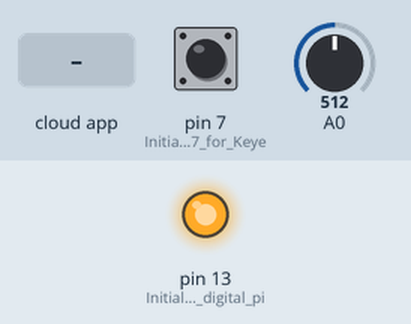
Simulated run of this sketch. Board: Arduino Uno, built with avr-gcc and run on an emulated ATmega328P. Shown: output pins drawn as LEDs (lit = HIGH). The inputs (shaded band) are chosen by the test bench; at power-on: pin 7 (Initialize_pin_7_for_Keye) HIGH, A0 = 512. The ROS host is connected and sends only what is stated.

Above: at 1.2 s.
1.3 s: the phone or cloud app sets beltCommand to 1
At 2.0 s:
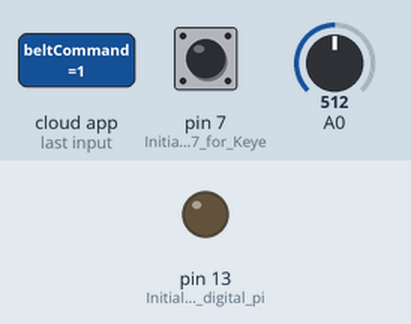
2.8 s: the phone or cloud app sets beltCommand to 0
At 3.4 s:
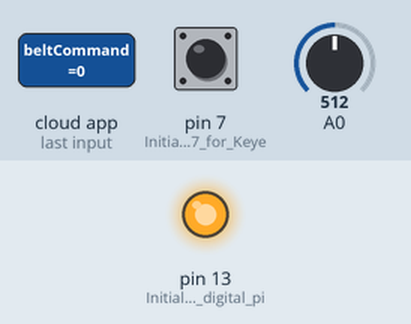
Timing chart, 0 to 5.8 s (numbered marks = the images above; inputs shaded):
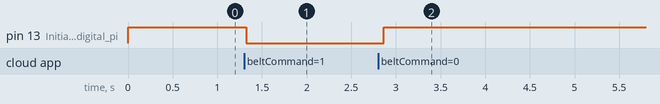

The sketch:

conveyor_control.ino
```cpp
/*******************************************************************************\
| Creator: Johnel De Guzman                             Date Created: 4/19/2025 |
|                                                                               |
| Description:  Arduino script to subscribe to ROS topic for workstation        |
|               commands specifying the conveyor belt to be turned ON or OFF.   |
|               Subsquently, the status of the output pin signalling the relay  |
|               is published for confirmation that the command was carried out. |
|                                                                               |
\******************************************************************************/

// History:

// 04/26/2025 - Added Publishing functionality for Keyes IR Obstacle sensor &
//		  the Sharp distance sensor.
// 04/27/2025 - Revised Keyes sensor for converting default output to boolean
//      for publishing to ROStopic.


// NOTES:
// 1. Need rosserial, rosserial-arduino, rosserial-python installed in workspace
// 2. May need to run the following in ubuntu terminal: sudo 666 <insert port address>
//    for communication between workstation and Arduino board (sets permission).
// 3. Make sure serial monitor is CLOSED if not getting connection when running the
//    rosserial command below.
//    "rosrun rosserial_python serial_node.py <port address>"

#include <ros.h>
#include <std_msgs/Bool.h>	// For belt command
#include <std_msgs/Int32.h>	// For object detection (Keyes)
#include <std_msgs/Float32.h>	// For distance measurement (Sharp) Assess suitability as it works ~20cm-150cm

// Node handle setup
ros::NodeHandle nh;

// Messages to be sent out
std_msgs::Bool outputMessage1;
std_msgs::Bool outputMessage2;
std_msgs::Float32 outputMessage3;	// Perhaps change to int datatype for better precision

// The Arduino publisher to the topics that will be subscribed by ROS, matching the topicName in ROS subscriber
ros::Publisher pub_belt("stateCommanded", &outputMessage1);
ros::Publisher pub_keyes("objectDetected", &outputMessage2);
ros::Publisher pub_sharp("distMeasured", &outputMessage3);

// Initialize variable for Keyes Sensor
int enc_sens;
bool objDet;

// Initialize variable for Sharp sensor
int dist_volt;

// Callback function to run when a message is received from ROS
void callBackFunction(const std_msgs::Bool &inputMessage1) {
  if (inputMessage1.data) {
    digitalWrite(13, LOW); // Turn the Belt ON
    //delay(2500);
    outputMessage1.data=true;
  }
    else {
      digitalWrite(13, HIGH);  // Turn the Belt OFF
    //delay(2500);
      outputMessage1.data=false;
    }

  pub_belt.publish(&outputMessage1);	// Publish arduino changed belt command

}

// Subscriber to the topic that will be published by ROS, matching the topicName in ROS publisher
ros::Subscriber<std_msgs::Bool> sub("beltCommand", callBackFunction); // Keep below callbackFunction

void setup() {
  nh.initNode();		// Initiate Arduino node

  nh.advertise(pub_belt);	// Publisher for beltcommand
  nh.advertise(pub_keyes);	// Publisher for Keyes sensor
  nh.advertise(pub_sharp);	// Publisher for Sharp sensor

  nh.subscribe(sub);		// Suscriber to ROS topic for beltCommand

  pinMode(13, OUTPUT);    	// Initialize the digital pin as an output.
  digitalWrite(13, HIGH); 	// Start with belt turned off

  pinMode(7, INPUT);		// Initialize pin 7 for Keyes Sensor Input
  				// Note: Output high (1) by default for no object.

  // Serial.begin(57600);    // For testing Arduino separately
}

void loop() {
  nh.spinOnce();

  // For Keyes IR sensor
  enc_sens = digitalRead(7);	// Check what the Keyes sensor is detecting.
  if(enc_sens == 0){          // Sensor outputs 0 for object Detected
    objDet = true;
    delay(1325);           // Update here into boolean to be published to topic
  }	else{
    objDet = false;
  }
  outputMessage2.data = objDet;
  pub_keyes.publish(&outputMessage2);

  // For Sharp distance sensor (might not be worth using)
  const int num_samples = 5;  // Number of samples for averaging to eliminate noise
  float sum = 0;
  for (int i = 0; i < num_samples; i++) {
    dist_volt = analogRead(A0);		// No need to initialize pin for Analog values, just wire correctly.
    float voltage = dist_volt * (5.0 / 1023.0);	// Convert to voltage (Arduino voltage/Read voltage)
    float distance_cm = 10650.08 * pow(voltage, -0.935); // GP2Y0A02YK0F formula (voltage to distance in cm)
    sum += distance_cm;
    delay(10);  // Short delay to avoid overloading the sensor
  }
  float distance_m = (sum / num_samples) / 100.0;	// Convert to meters

  // Assign to ROS message
  outputMessage3.data = distance_m;
  pub_sharp.publish(&outputMessage3);

  //Serial.println(objDet);   // For testing Arduino separately

  delay(20);	// Adjust this value depending on serial connection speed.
}
```

Measured:
- after the input at 1.3 s, pin 13 (Initialize_the_digital_pi): HIGH → LOW at once
- after the input at 2.8 s, pin 13 (Initialize_the_digital_pi): LOW → HIGH after 0.06 s
